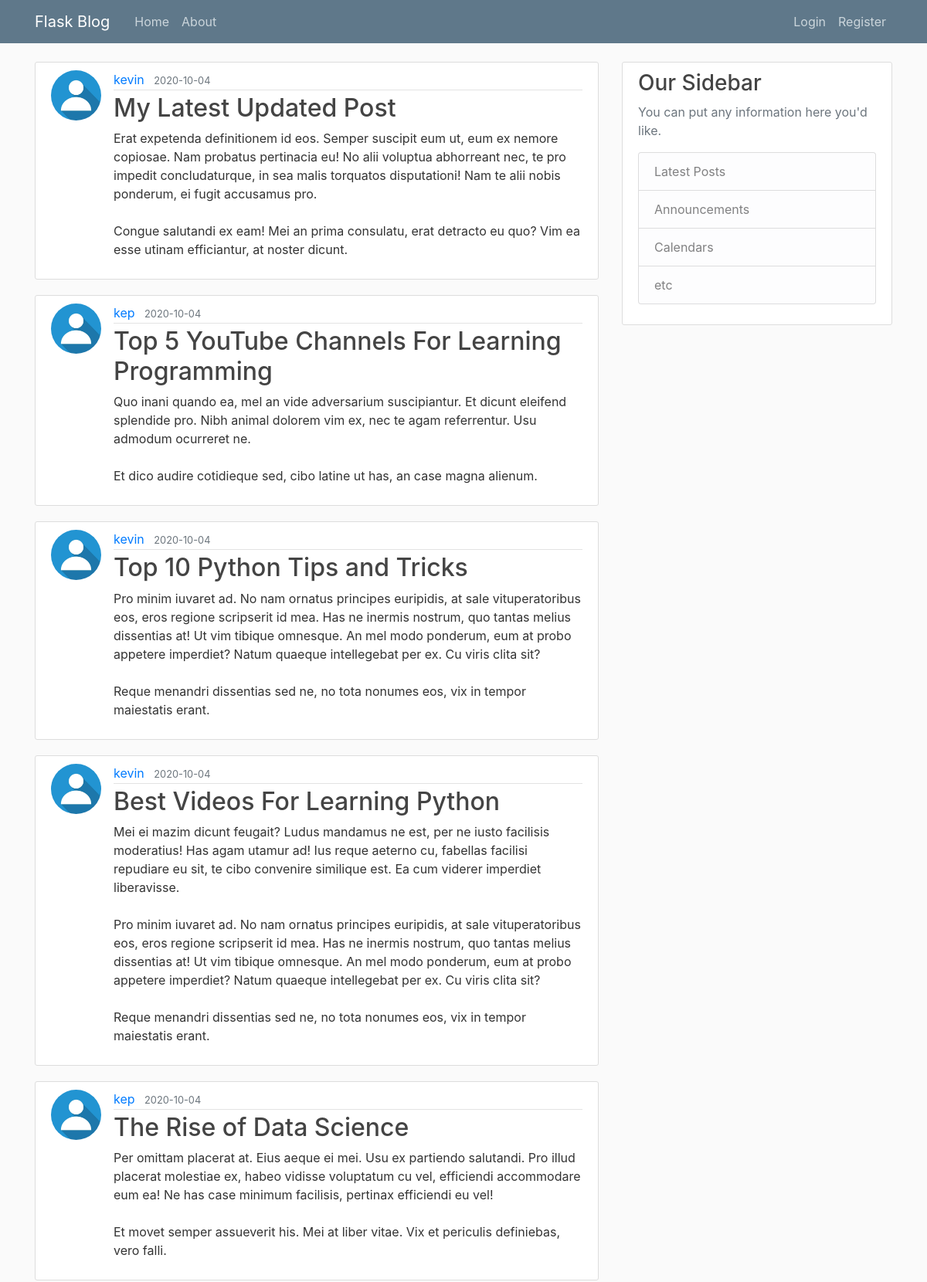
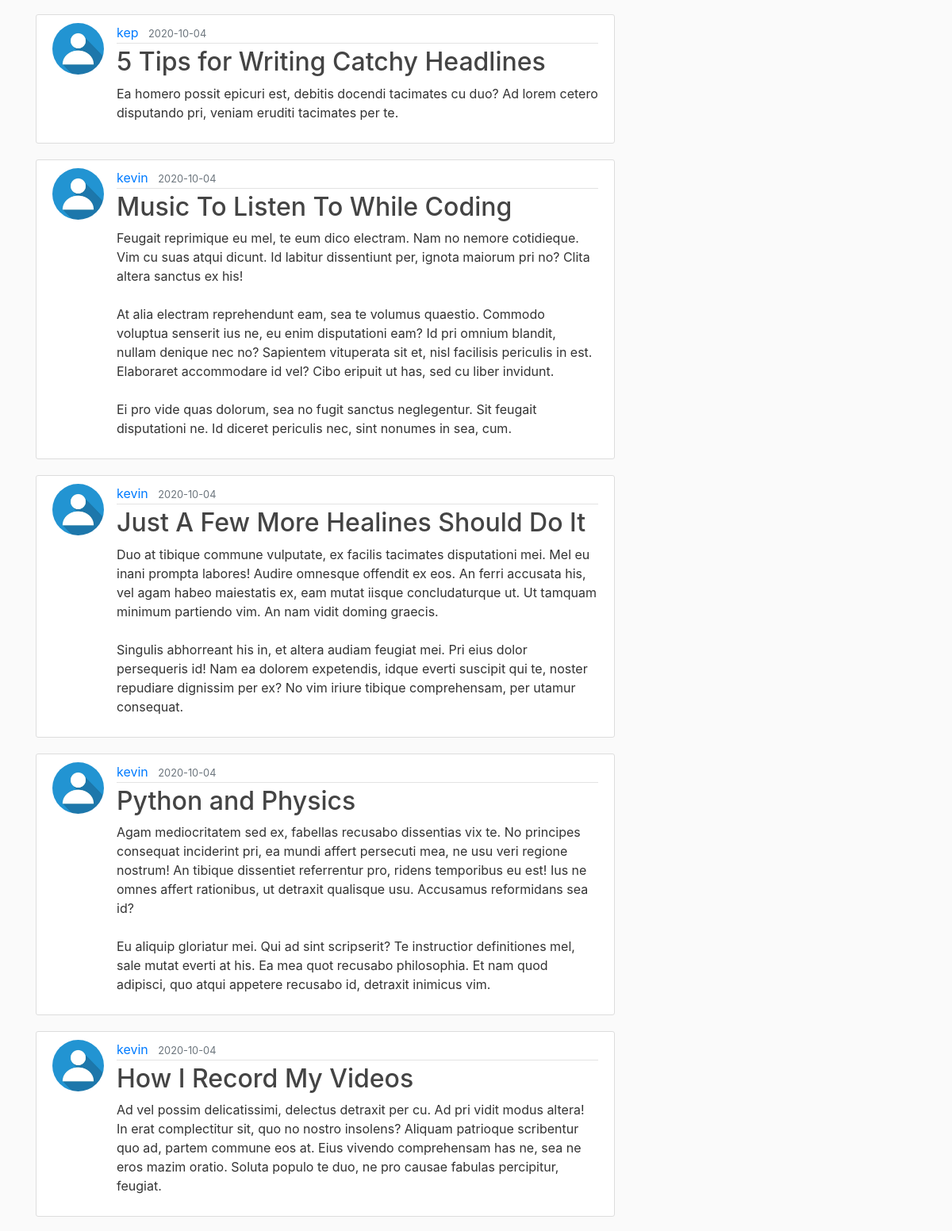
The page /home (upper part) on the database its author committed (2 pictures, top to bottom).
### flaskblog/models.py (models this page shows, shortened)
class Post(db.Model):
    id = db.Column(db.Integer, primary_key=True)
    title = db.Column(db.String(100), nullable=False)
    date_posted = db.Column(db.DateTime, nullable=False, default=datetime.utcnow)
    content = db.Column(db.Text, nullable=False)
    user_id = db.Column(db.Integer, db.ForeignKey('user.id'), nullable=False)

class User(db.Model, UserMixin):
    id = db.Column(db.Integer, primary_key=True)
    username = db.Column(db.String(20), unique=True, nullable=False)
    email = db.Column(db.String(120), unique=True, nullable=False)
    image_file = db.Column(db.String(20), nullable=False, default='default.jpg')
    password = db.Column(db.String(60), nullable=False)
    posts = db.relationship('Post', backref='author', lazy=True)

### flaskblog/routes.py (the view)
@app.route("/")
@app.route("/home")
def home():
    posts = Post.query.order_by(Post.id.desc())
    return render_template('home.html', posts=posts)

### flaskblog/templates/home.html
{% extends "layout.html" %}
{% block content %}
        {% for post in posts %}
        <article class="media content-section">
          <img class="rounded-circle article-img" src="{{ url_for('static', filename='profile_pics/' + post.author.image_file) }}">
            <div class="media-body">
              <div class="article-metadata">
                <a class="mr-2" href="#">{{ post.author.username }}</a>
                <small class="text-muted">{{ post.date_posted.strftime('%Y-%m-%d')}}</small>
              </div>
              <h2><a class="article-title" href="{{ url_for('post', post_id=post.id) }}">{{ post.title }}</a></h2>
              <p class="article-content">{{ post.content }}</p>
            </div>
          </article>
        {% endfor %}
{% endblock content %}

### flaskblog/static/main.css (style rules this page uses)
body { background: #fafafa; color: #333333; margin-top: 5rem; }
h1, h2, h3, h4, h5, h6 { color: #444444; }
.content-section { background: #ffffff; padding: 10px 20px; border: 1px solid #dddddd; border-radius: 3px; margin-bottom: 20px; }
.article-title { color: #444444; }
.article-content { white-space: pre-line; }
.article-img { height: 65px; width: 65px; margin-right: 16px; }
.article-metadata { padding-bottom: 1px; margin-bottom: 4px; border-bottom: 1px solid #e3e3e3 }

### rows shown on the page
Post: image_file (placeholder picture), author.username "kevin", date_posted "2020-10-04", title "My Latest Updated Post", content "Erat expetenda definitionem id eos. Semper suscipit eum ut, eum ex nemore copiosae. Nam probatus pertinacia eu! No alii voluptua abhorreant nec, te pro impedit concludaturque, in sea malis torquatos disputationi! Nam te alii nobis ponderum, ei fugit accusamus pro. Congue salutandi ex eam! Mei an prima consulatu, erat detracto eu quo? Vim ea esse utinam efficiantur, at noster dicunt."
Post: image_file (placeholder picture), author.username "kep", date_posted "2020-10-04", title "Top 5 YouTube Channels For Learning Programming", content "Quo inani quando ea, mel an vide adversarium suscipiantur. Et dicunt eleifend splendide pro. Nibh animal dolorem vim ex, nec te agam referrentur. Usu admodum ocurreret ne. Et dico audire cotidieque sed, cibo latine ut has, an case magna alienum."
Post: image_file (placeholder picture), author.username "kevin", date_posted "2020-10-04", title "Top 10 Python Tips and Tricks", content "Pro minim iuvaret ad. No nam ornatus principes euripidis, at sale vituperatoribus eos, eros regione scripserit id mea. Has ne inermis nostrum, quo tantas melius dissentias at! Ut vim tibique omnesque. An mel modo ponderum, eum at probo appetere imperdiet? Natum quaeque intellegebat per ex. Cu viris clita sit? Reque menandri dissentias sed ne, no tota nonumes eos, vix in tempor maiestatis erant."
Post: image_file (placeholder picture), author.username "kevin", date_posted "2020-10-04", title "Best Videos For Learning Python", content "Mei ei mazim dicunt feugait? Ludus mandamus ne est, per ne iusto facilisis moderatius! Has agam utamur ad! Ius reque aeterno cu, fabellas facilisi repudiare eu sit, te cibo convenire similique est. Ea cum viderer imperdiet liberavisse. Pro minim iuvaret ad. No nam ornatus principes euripidis, at sale vituperatoribus eos, eros regione scripserit id mea. Has ne inermis nostrum, quo tantas melius dissentias at! Ut vim tibique omnesque. An mel modo ponderum, eum at probo appetere imperdiet? Natum quaeque intellegebat per ex. Cu viris clita sit? Reque menandri dissentias sed ne, no tota nonumes eos, vix in tempor maiestatis erant."
Post: image_file (placeholder picture), author.username "kep", date_posted "2020-10-04", title "The Rise of Data Science", content "Per omittam placerat at. Eius aeque ei mei. Usu ex partiendo salutandi. Pro illud placerat molestiae ex, habeo vidisse voluptatum cu vel, efficiendi accommodare eum ea! Ne has case minimum facilisis, pertinax efficiendi eu vel! Et movet semper assueverit his. Mei at liber vitae. Vix et periculis definiebas, vero falli."
Post: image_file (placeholder picture), author.username "kep", date_posted "2020-10-04", title "5 Tips for Writing Catchy Headlines", content "Ea homero possit epicuri est, debitis docendi tacimates cu duo? Ad lorem cetero disputando pri, veniam eruditi tacimates per te."
Post: image_file (placeholder picture), author.username "kevin", date_posted "2020-10-04", title "Music To Listen To While Coding", content "Feugait reprimique eu mel, te eum dico electram. Nam no nemore cotidieque. Vim cu suas atqui dicunt. Id labitur dissentiunt per, ignota maiorum pri no? Clita altera sanctus ex his! At alia electram reprehendunt eam, sea te volumus quaestio. Commodo voluptua senserit ius ne, eu enim disputationi eam? Id pri omnium blandit, nullam denique nec no? Sapientem vituperata sit et, nisl facilisis periculis in est. Elaboraret accommodare id vel? Cibo eripuit ut has, sed cu liber invidunt. Ei pro vide quas dolorum, sea no fugit sanctus neglegentur. Sit feugait disputationi ne. Id diceret periculis nec, sint nonumes in sea, cum."
Post: image_file (placeholder picture), author.username "kevin", date_posted "2020-10-04", title "Just A Few More Healines Should Do It", content "Duo at tibique commune vulputate, ex facilis tacimates disputationi mei. Mel eu inani prompta labores! Audire omnesque offendit ex eos. An ferri accusata his, vel agam habeo maiestatis ex, eam mutat iisque concludaturque ut. Ut tamquam minimum partiendo vim. An nam vidit doming graecis. Singulis abhorreant his in, et altera audiam feugiat mei. Pri eius dolor persequeris id! Nam ea dolorem expetendis, idque everti suscipit qui te, noster repudiare dignissim per ex? No vim iriure tibique comprehensam, per utamur consequat."
Post: image_file (placeholder picture), author.username "kevin", date_posted "2020-10-04", title "Python and Physics", content "Agam mediocritatem sed ex, fabellas recusabo dissentias vix te. No principes consequat inciderint pri, ea mundi affert persecuti mea, ne usu veri regione nostrum! An tibique dissentiet referrentur pro, ridens temporibus eu est! Ius ne omnes affert rationibus, ut detraxit qualisque usu. Accusamus reformidans sea id? Eu aliquip gloriatur mei. Qui ad sint scripserit? Te instructior definitiones mel, sale mutat everti at his. Ea mea quot recusabo philosophia. Et nam quod adipisci, quo atqui appetere recusabo id, detraxit inimicus vim."
Post: image_file (placeholder picture), author.username "kevin", date_posted "2020-10-04", title "How I Record My Videos", content "Ad vel possim delicatissimi, delectus detraxit per cu. Ad pri vidit modus altera! In erat complectitur sit, quo no nostro insolens? Aliquam patrioque scribentur quo ad, partem commune eos at. Eius vivendo comprehensam has ne, sea ne eros mazim oratio. Soluta populo te duo, ne pro causae fabulas percipitur, feugiat."
